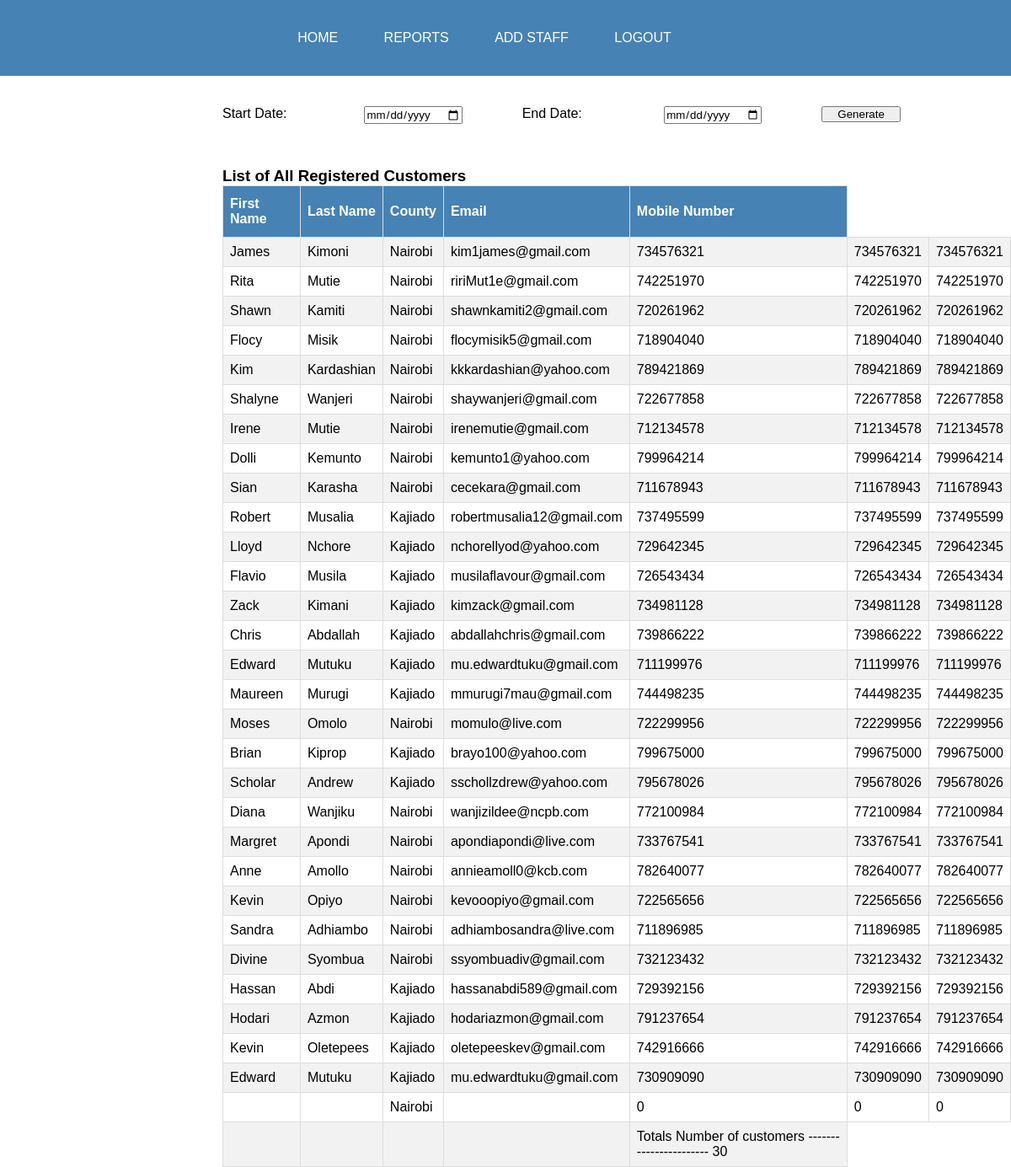
Screenshot of /reports/start.end.php (signed in) with the database file from the repository.
### tables this page shows
CREATE TABLE `customerdetails` (
  `id` int(11) NOT NULL,
  `first_name` varchar(100) NOT NULL,
  `last_name` varchar(100) NOT NULL,
  `email` varchar(255) NOT NULL,
  `mobile_number` int(11) NOT NULL,
  `customerpassword` varchar(100) NOT NULL,
  `county` varchar(100) NOT NULL,
  `town` varchar(100) NOT NULL,
  `roadname` varchar(255) NOT NULL,
  `apartments` varchar(255) NOT NULL,
  `house_number` int(11) NOT NULL
);

### reports/start.end.php (the view, shortened to what this page needs)
<!DOCTYPE html>
<head>
    <link rel="stylesheet"  href="../dashboard.admin.css">
    <link rel="stylesheet"  href="reports.admin.css">
</head>
<body>
<div class="navbar">
		<ul >
		<li><a href="../dashboard.admin.php">  Home </a></li>
        <li><a href="../dashboard.admin.reports.php">Reports </a></li>
		<li><a href="dashboard.admin.staff.php"> Add Staff </a></li>
		<li><a href="../include/admin.logout.php">Logout </a></li>
		</ul>
	</div>
        <div class="report_dashaboard">
          <form action="detailed.reports/detailed.reports/active_sub_filter.php" method="POST" ><br><br>
            <div>
                <span class="filter_form_inputes filter_desc"  style="width: 18%; float:left">
                    Start Date:
                </span>
                <span class="filter_form_inputes filter_name_county" style="width: 50%; float:left">
                <input name="StartDate" id="StartDate" type="date">
                </span>
                <span class="filter_form_inputes filter_desc"  style="width: 18%; float:left">
                    End Date:
                </span>
                <span class="filter_form_inputes filter_name_county" style="width: 50%; float:left">
                <input name="EndDate" id="EndDate" type="date">
                </span>
                <span class="filter_form_inputes filter_name_county" style="width: 85%; float:left">
                        <button type="submit" name="active_sub" style="width: 50%; float:left">
                            Generate
                        </button>
                </span>
            </div>
            </form>
            <div><br><br><br><br>
                <h3 >List of All Registered Customers</h3>
                <table class="active_sub_table" id="customers">
                        <tr>
                        <th>First Name</th>
                        <th>Last Name</th>
                        <th>County</th>
                        <th>Email </th>
                        <th>Mobile Number </th>
                        </tr>
                       <?php include('../include/connection.inc.php');
                       $query = "SELECT * FROM customerdetails ";
                       $qry = mysqli_query($conn, $query) or die(mysqli_error($conn));
                       $count = mysqli_num_rows($qry);
                       while($row=mysqli_fetch_assoc($qry))
                       {
                       ?>
                        <tr>
                        <td><?php echo $row['first_name'];?></td>
                        <td><?php echo $row['last_name'];?></td>
                        <td><?php echo $row['county'];?></td>
                        <td><?php echo $row['email'];?> </td>
                        <td><?php echo $row['mobile_number'];?> </td>
                        <td><?php echo $row['mobile_number'];?> </td>
                        <td><?php echo $row['mobile_number'];?> </td>
                        </tr>
                        <?php
                       }
                        ?>
                         <tr>
                        <td colspan=""></td>
                        <td><?php ?></td>
                        <td><?php ?></td>
                        <td><?php ?> </td>
                        <td>Totals Number of customers ----------------------- <?php echo $count;?> </td>
                        </tr>
                </table>
            </div>
        </div>
</body>
</html>

### admin/dashboard.admin.css (style rules this page uses)
* { margin: 0; padding: 0; font-family: sans-serif; }
.navbar { height: 50px; padding:20px ; display: flex; align-items: center; justify-content: space-evenly; background:#4682B4; }
.navbar ul li { list-style: none; display: inline-block; margin: 0 50px 0 0px; }
.navbar ul li a { text-decoration:none; color: #fff; text-transform: uppercase; }
#customers { font-family: Arial, Helvetica, sans-serif; border-collapse: collapse; width: 100%; }
#customers td, #customers th { border: 1px solid #ddd; padding: 8px; }
#customers tr:nth-child(even) { background-color: #f2f2f2; }
#customers th { padding-top: 12px; padding-bottom: 12px; text-align: left; background-color: #4682b4; color: white; }

### reports/reports.admin.css (style rules this page uses)
.report_dashaboard { font-size: 16px; float: right; width:78% }
.filter_desc { max-width: 20%; }
.filter_name_county { max-width: 20%; }
#customers { font-family: Arial, Helvetica, sans-serif; border-collapse: collapse; width: 100%; }
#customers td, #customers th { border: 1px solid #ddd; padding: 8px; }
#customers tr:nth-child(even) { background-color: #f2f2f2; }
#customers th { padding-top: 12px; padding-bottom: 12px; text-align: left; background-color: #4682b4; color: white; }

### rows the page displays
customerdetails: first_name "James", last_name "Kimoni", county "Nairobi", email "kim1james@gmail.com", mobile_number "734576321"
customerdetails: first_name "Rita", last_name "Mutie", county "Nairobi", email "ririMut1e@gmail.com", mobile_number "742251970"
customerdetails: first_name "Shawn", last_name "Kamiti", county "Nairobi", email "shawnkamiti2@gmail.com", mobile_number "720261962"
customerdetails: first_name "Flocy", last_name "Misik", county "Nairobi", email "flocymisik5@gmail.com", mobile_number "718904040"
customerdetails: first_name "Kim", last_name "Kardashian", county "Nairobi", email "kkkardashian@yahoo.com", mobile_number "789421869"
customerdetails: first_name "Shalyne", last_name "Wanjeri", county "Nairobi", email "shaywanjeri@gmail.com", mobile_number "722677858"
customerdetails: first_name "Irene", last_name "Mutie", county "Nairobi", email "irenemutie@gmail.com", mobile_number "712134578"
customerdetails: first_name "Dolli", last_name "Kemunto", county "Nairobi", email "kemunto1@yahoo.com", mobile_number "799964214"
customerdetails: first_name "Sian", last_name "Karasha", county "Nairobi", email "cecekara@gmail.com", mobile_number "711678943"
customerdetails: first_name "Robert", last_name "Musalia", county "Kajiado", email "robertmusalia12@gmail.com", mobile_number "737495599"
customerdetails: first_name "Lloyd", last_name "Nchore", county "Kajiado", email "nchorellyod@yahoo.com", mobile_number "729642345"
customerdetails: first_name "Flavio", last_name "Musila", county "Kajiado", email "musilaflavour@gmail.com", mobile_number "726543434"
customerdetails: first_name "Zack", last_name "Kimani", county "Kajiado", email "kimzack@gmail.com", mobile_number "734981128"
customerdetails: first_name "Chris", last_name "Abdallah", county "Kajiado", email "abdallahchris@gmail.com", mobile_number "739866222"
customerdetails: first_name "Edward", last_name "Mutuku", county "Kajiado", email "mu.edwardtuku@gmail.com", mobile_number "711199976"
customerdetails: first_name "Maureen", last_name "Murugi", county "Kajiado", email "mmurugi7mau@gmail.com", mobile_number "744498235"
customerdetails: first_name "Moses", last_name "Omolo", county "Nairobi", email "momulo@live.com", mobile_number "722299956"
customerdetails: first_name "Brian", last_name "Kiprop", county "Kajiado", email "brayo100@yahoo.com", mobile_number "799675000"
customerdetails: first_name "Scholar", last_name "Andrew", county "Kajiado", email "sschollzdrew@yahoo.com", mobile_number "795678026"
customerdetails: first_name "Diana", last_name "Wanjiku", county "Nairobi", email "wanjizildee@ncpb.com", mobile_number "772100984"
customerdetails: first_name "Margret", last_name "Apondi", county "Nairobi", email "apondiapondi@live.com", mobile_number "733767541"
customerdetails: first_name "Anne", last_name "Amollo", county "Nairobi", email "annieamoll0@kcb.com", mobile_number "782640077"
customerdetails: first_name "Kevin", last_name "Opiyo", county "Nairobi", email "kevooopiyo@gmail.com", mobile_number "722565656"
customerdetails: first_name "Sandra", last_name "Adhiambo", county "Nairobi", email "adhiambosandra@live.com", mobile_number "711896985"
customerdetails: first_name "Divine", last_name "Syombua", county "Nairobi", email "ssyombuadiv@gmail.com", mobile_number "732123432"
customerdetails: first_name "Hassan", last_name "Abdi", county "Kajiado", email "hassanabdi589@gmail.com", mobile_number "729392156"
customerdetails: first_name "Hodari", last_name "Azmon", county "Kajiado", email "hodariazmon@gmail.com", mobile_number "791237654"
customerdetails: first_name "Kevin", last_name "Oletepees", county "Kajiado", email "oletepeeskev@gmail.com", mobile_number "742916666"
customerdetails: first_name "Edward", last_name "Mutuku", county "Kajiado", email "mu.edwardtuku@gmail.com", mobile_number "730909090"
customerdetails: county "Nairobi", mobile_number "0"

### other values shown
$count "30"
